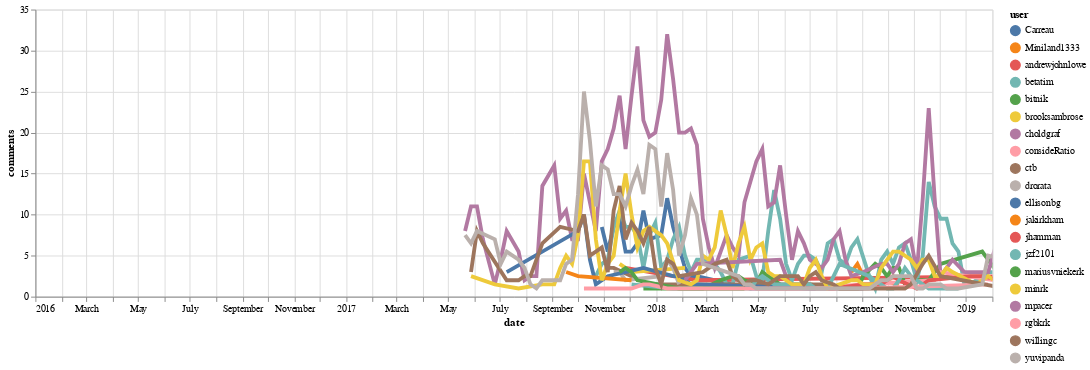

Notebook code cell kept with this figure:
### Code cell
selectable_line_plot(user_data.reset_index(), 'date', 'comments', 'user')

### Figure 1 — Vega-Lite specification as saved in the notebook (floating-point values rounded to 4 significant figures; data arrays with more than 128 entries replaced by an {"elided": "..."} marker saying what was removed)
{"$schema": "https://vega.github.io/schema/vega-lite/v2.6.0.json", "config": {"view": {"height": 300, "width": 400}}, "datasets": {"data-a365322ce7c12327b0322173bbf24e6f": {"elided": "465 records"}}, "layer": [{"data": {"name": "data-a365322ce7c12327b0322173bbf24e6f"}, "encoding": {"color": {"field": "user", "type": "nominal"}, "opacity": {"value": 0}, "tooltip": {"field": "user", "type": "nominal"}, "x": {"field": "date", "scale": {"domain": ["2016-01-01", "2019-02-01"]}, "type": "temporal"}, "y": {"field": "comments", "type": "quantitative"}}, "mark": {"clip": true, "type": "circle"}, "selection": {"selector001": {"fields": ["user"], "nearest": true, "on": "mouseover", "type": "single"}}, "width": 1000}, {"data": {"name": "data-a365322ce7c12327b0322173bbf24e6f"}, "encoding": {"color": {"condition": {"field": "user", "selection": "selector001", "type": "nominal"}, "value": "lightgray"}, "size": {"condition": {"selection": {"not": "selector001"}, "value": 1}, "value": 4}, "tooltip": {"field": "user", "type": "nominal"}, "x": {"field": "date", "scale": {"domain": ["2016-01-01", "2019-02-01"]}, "type": "temporal"}, "y": {"field": "comments", "type": "quantitative"}}, "mark": {"clip": true, "type": "line"}, "width": 1000}]}
